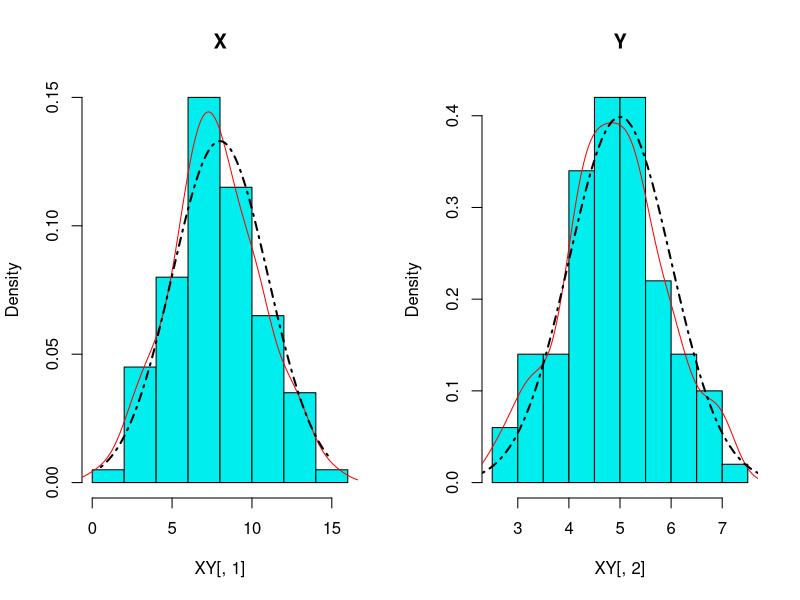
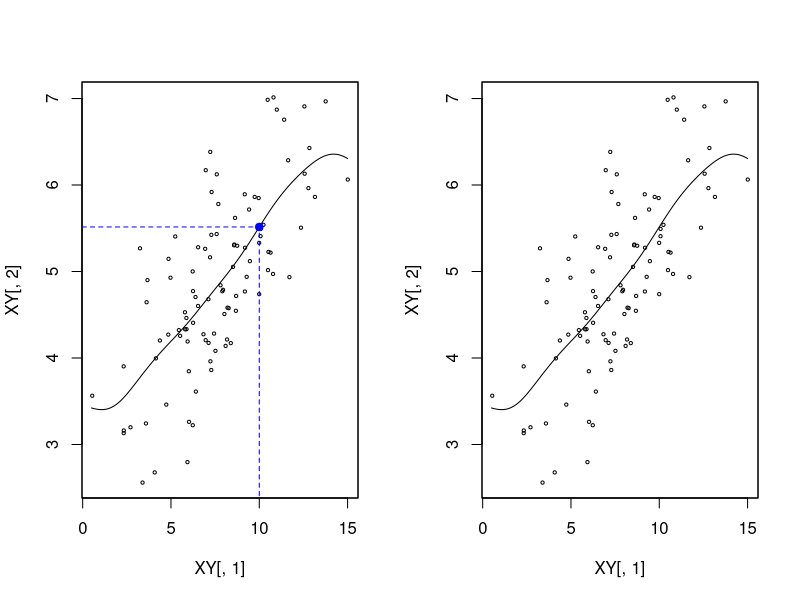
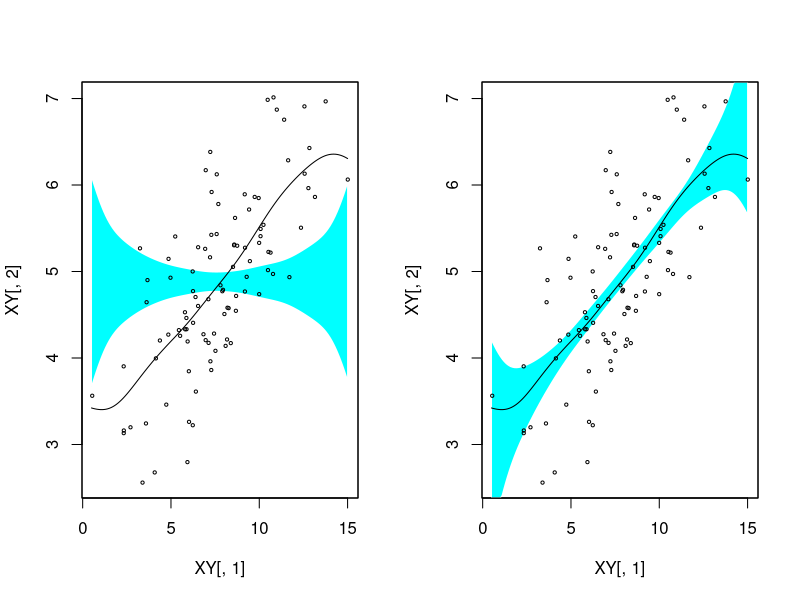
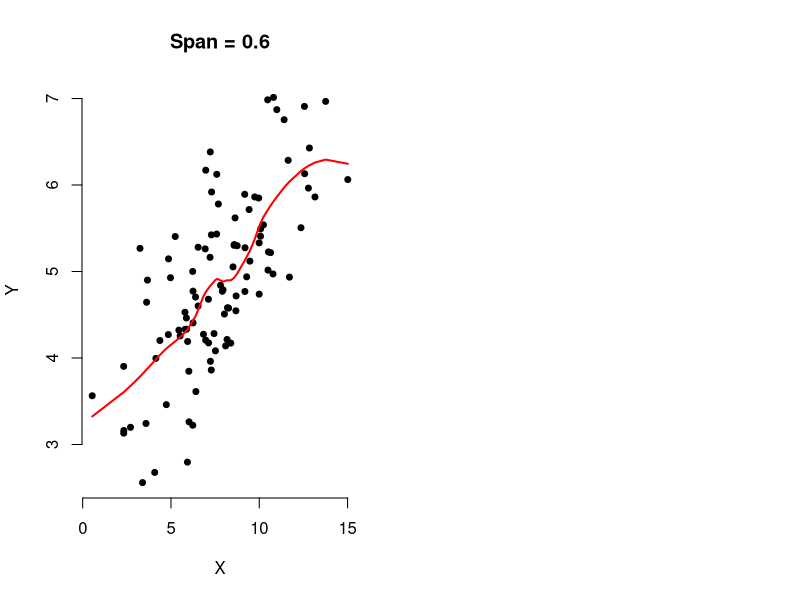

Generate these figures, in order, with R:
## ---- chunk 1
rm(list = ls())         # Borramos todos los elementos existentes
library(sm)             

set.seed(314159265)     # Fijamos la semilla (reproducibilidad)

# Parámetros de las funciones a usar
mu <- 8         # Media de X
eta <- 5        # Media de Y
sigma <- 3      # Desviaciones estándar de X
tao <- 1        # Desviaciones estándar de Y
rho <- 0.7      # Correlación entre X y Y

# Matriz de varianzas y covarianzas
SIGMA <- c(sigma^2, tao*sigma*rho, tao*sigma*rho, tao^2)
dim(SIGMA) <- c(2, 2)

# Secuencia sobre las que se van a hacer observaciones
x <- seq(from = 5, to = 15, by = 0.1)

# Toma de las muestras
XY <- as.data.frame(MASS::mvrnorm(n = 100,
                                  mu = c(mu, eta),
                                  Sigma = SIGMA))
names(XY) <- c("X", "Y")
## ---- chunk 2
# Configuración del dispositivo de graficación:
par(mfrow = c(1, 2))

# X
hist(XY[, 1], freq = FALSE, col = "cyan2", main = "X")
x1 <- seq(min(XY[, 1]), max(XY[, 1]), by = 0.1)
lines(density(XY[, 1]), col = "red")
lines(x = x1, dnorm(x1, mean = mu, sd = sigma), lty = 4,
      lwd = 2)

# Y
hist(XY[, 2], freq = FALSE, col = "cyan2", main = "Y")
x2 <- seq(min(XY[, 2]), max(XY[, 2]), by = 0.1)
lines(density(XY[, 2]), col = "red")
lines(x = x1, dnorm(x1, mean = eta, sd = tao), lty = 4, 
      lwd = 2)
## ---- chunk 3
# Ajuste del modelo
modelo <- lm(Y ~ X, data = XY)

# Resumen del modelo
summary(modelo)
## ---- chunk 4
# Puntos sobre los que vamos a hacer las estimaciones
x_1 <- seq(from = round(min(XY$X), 1), to = max(XY$X), by = 0.1)

# Estimación de la regresión kernel
reg_kernel <- sm.regression(x = XY[, 1], y = XY[, 2], 
                            eval.points = x_1)

# Índice del valor en donde se encuentra la estimación requerida
pos <- which(reg_kernel$eval.points == 10)

( estimaciOn <- c(reg_kernel$eval.points[pos], 
                 reg_kernel$estimate[pos]) )

# Ubicamos el punto en el gráfico
points(x = estimaciOn[1], y = estimaciOn[2], 
       pch = 19, col = "blue", cex = 1)
lines(x = c(estimaciOn[c(1, 1)], 0), col = "blue",
      y = c(0, estimaciOn[c(2, 2)]), lty = 2)
## ---- chunk 5
sm.regression(x = XY[, 1], y = XY[, 2], eval.points = x_1,
              model = "none")
## ---- chunk 6
sm.regression(x = XY[, 1], y = XY[, 2], eval.points = x_1,
              model = "no effect")
## ---- chunk 7
sm.regression(x = XY[, 1], y = XY[, 2], eval.points = x_1,
              model = "linear")
## ---- chunk 8
# Ajuste del modelo
estim_loess <- loess(Y ~ X, data = XY, degree = 2, 
                     span = 0.6)

# Valores sobre los que vamos a hacer la estimación
y_pred <- predict(estim_loess)

Indice <- order(XY$X)
with(XY, {plot(x = X, y = Y, main = "Span = 0.6", 
               pch = 19, cex = 0.8, frame = FALSE)
          lines(x = X[Indice], y = y_pred[Indice], 
                col = "red", lwd = 2)})
